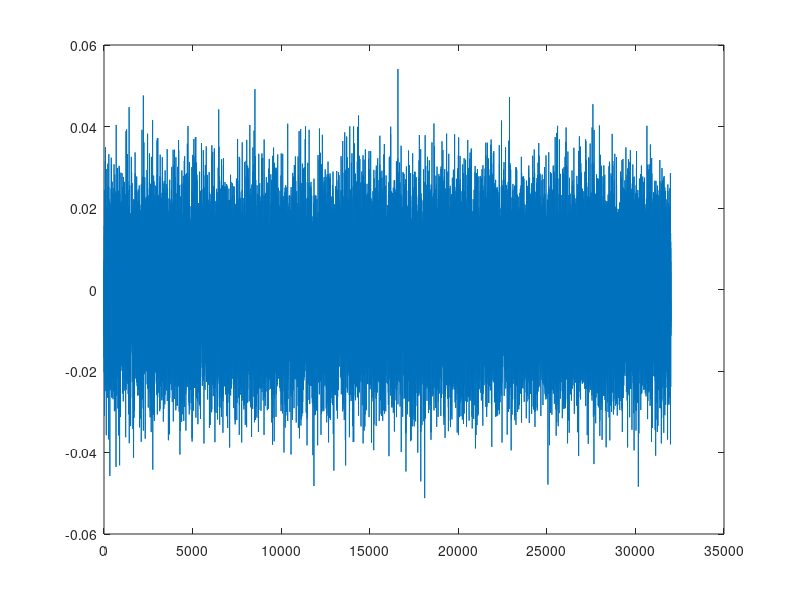
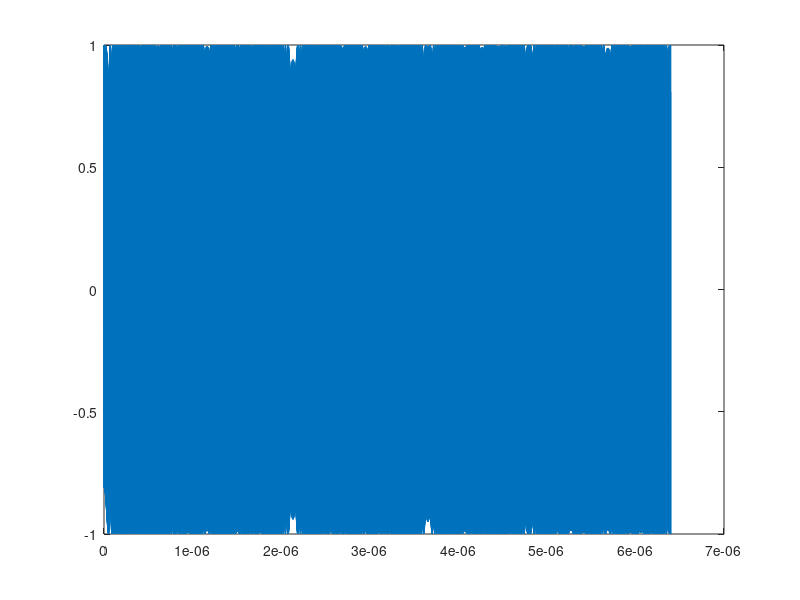

Write MATLAB code to recreate these figures, in order. (Note: this script raises an error after producing the figures.)
clc;
clear;
close all;


fs = 5*1e9;            % 5G Hz Sampling rate
clk_cycle_number = 32000; % how many clock cycles does the target signal have
T_tot = clk_cycle_number * 1/fs;       %[s], signal duration: 5 us
t_samp = 1/fs;         % resulting time sample
t_chirp = 0:t_samp:T_tot-1/fs; %time vector

% generate noise
noise = normrnd(0,0.01257,[1,length(t_chirp)]);

figure;
plot(noise);

% generate chirp
f_start = 1000*1e6;   % start frequency of chirp
f_stop = 500*1e6;     % end frequency of chirp
chirp_sig = chirp(t_chirp,f_start,T_tot,f_stop);     % generate chirp
figure;
plot(t_chirp,chirp_sig);
max_chirp = max(chirp_sig)
min_chirp = min(chirp_sig)


% normalization
[PN]=tramnmx(chirp_sig,min_chirp,max_chirp);
figure;
plot(t_chirp,PN);